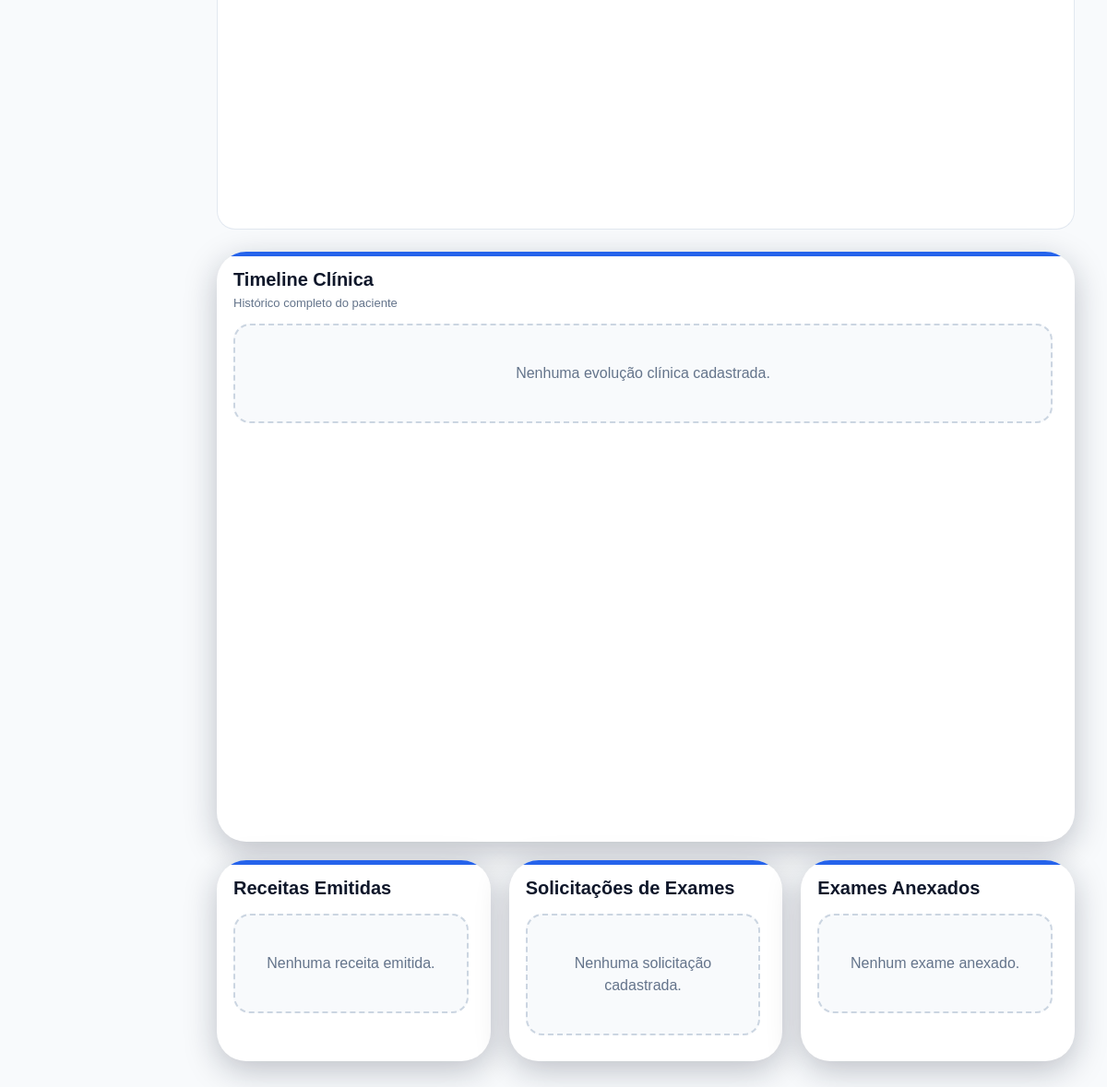
The app's page /pacientes/12/ficha-clinica/ (signed in, lower part), older data.
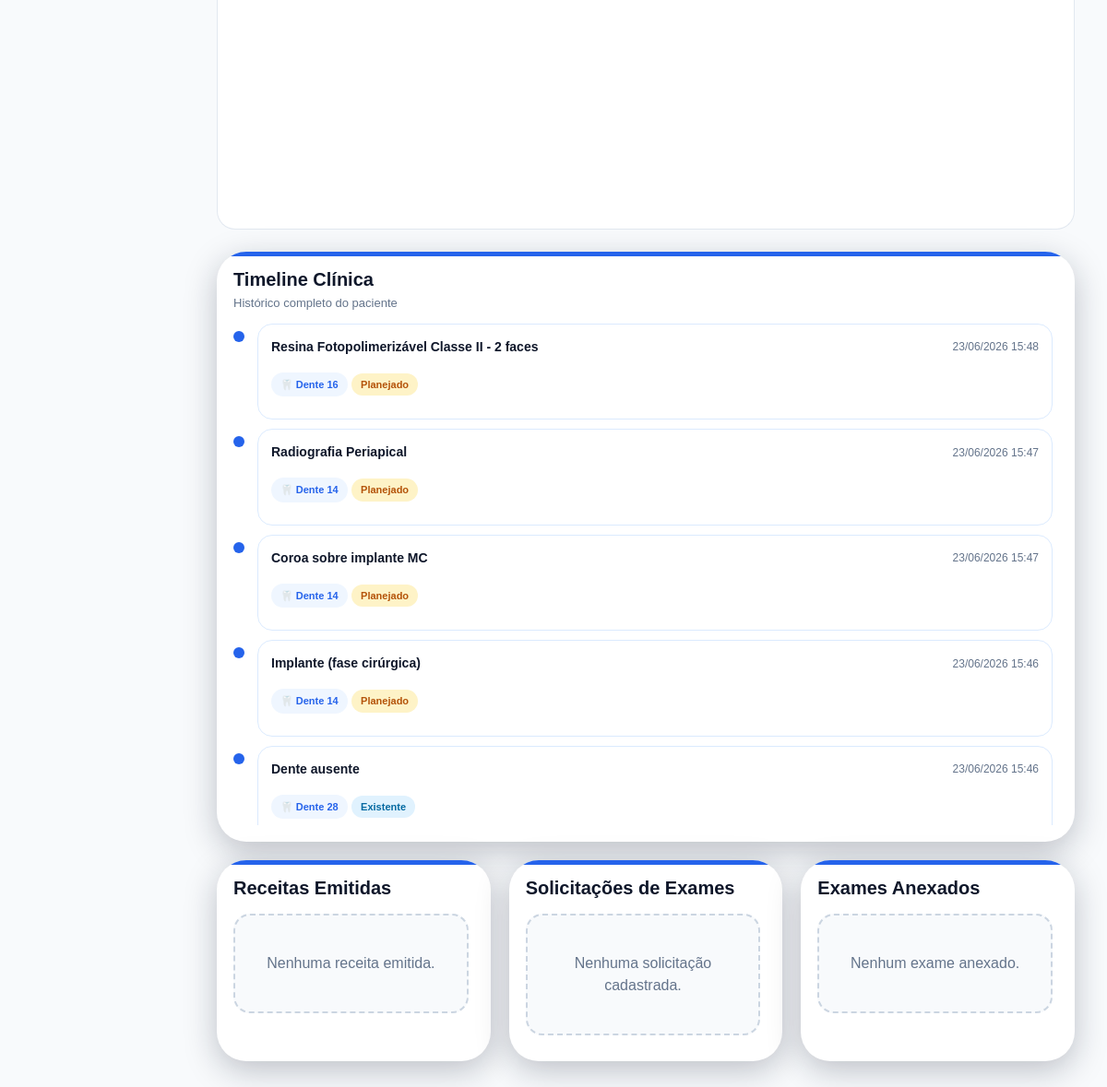
The same page, newer data.
### accounts/models.py (models this page shows, shortened)
class EvolucaoClinica(models.Model):
    STATUS_CHOICES = (
        ('existente', 'Existente'),
        ('planejado', 'Planejado'),
        ('andamento', 'Em Andamento'),
        ('realizado', 'Realizado'),
        ('cancelado', 'Cancelado'),
    )
    paciente = models.ForeignKey(
        Paciente,
        on_delete=models.CASCADE,
        related_name='evolucoes'
    )
    orcamento = models.ForeignKey(
        'Orcamento',
        on_delete=models.SET_NULL,
        null=True,
        blank=True,
        related_name='evolucoes'
    )
    item_orcamento = models.ForeignKey(
        'ItemOrcamento',
        on_delete=models.SET_NULL,
        null=True,
        blank=True,
        related_name='evolucoes'
    )
    dente = models.CharField(
        max_length=10,
        blank=True,
        null=True
    )
    face = models.CharField(
        max_length=20,
        blank=True,
        null=True
    )
    posicao_icone = models.CharField(
        max_length=20,
        blank=True,
        null=True,
        choices=Procedimento.POSICOES
    )
    procedimento = models.ForeignKey(
        Procedimento,
        on_delete=models.SET_NULL,
        null=True,
        blank=True
    )
    status = models.CharField(
        max_length=20,
        choices=STATUS_CHOICES,
        default='planejado'
    )
    descricao = models.TextField(
        blank=True,
        null=True
    )
    criado_em = models.DateTimeField(
        auto_now_add=True
    )
    class Meta:
        ordering = ['-criado_em']

class Procedimento(models.Model):
    CATEGORIAS = [
        ('diagnostico', 'Diagnóstico'),
        ('dentistica', 'Dentística'),
        ('endodontia', 'Endodontia'),
        ('periodontia', 'Periodontia'),
        ('cirurgia', 'Cirurgia'),
        ('protese', 'Prótese'),
        ('implantodontia', 'Implantodontia'),
        ('ortodontia', 'Ortodontia'),
        ('geral', 'Geral')
    ]
    TIPOS = [
        ('dente', 'Por Dente'),
        ('hemiarcada', 'Hemi-Arcada'),
        ('geral', 'Geral'),
        ('cirurgia', 'Cirurgia')
    ]
    POSICOES = [
        ('coroa', 'Coroa'),
        ('raiz', 'Raiz'),
        ('oclusal', 'Oclusal'),
        ('vestibular', 'Vestibular'),
        ('lingual', 'Lingual'),
        ('centro', 'Centro')
    ]
    STATUS = [
        ('realizar', 'A Realizar'),
        ('andamento', 'Em Andamento'),
        ('realizado', 'Realizado'),
        ('cancelado', 'Cancelado'),
        ('reavaliar', 'Reavaliar')
    ]
    nome = models.CharField(
        max_length=255
    )
    categoria = models.CharField(
        max_length=100,
        choices=CATEGORIAS,
        default='geral'
    )
    tipo = models.CharField(
        max_length=50,
        choices=TIPOS,
        default='dente'
    )
    status = models.CharField(
        max_length=30,
        choices=STATUS,
        default='realizar'
    )
    icone = models.CharField(
        max_length=100,
        blank=True,
        null=True
    )
    arquivo_icone = models.CharField(
        max_length=255,
        blank=True,
        null=True
    )
    posicao_icone = models.CharField(
        max_length=30,
        choices=POSICOES,
        default='centro'
    )
    valor_particular = models.DecimalField(
        max_digits=10,
        decimal_places=2,
        default=0
    )
    valor_convenio = models.DecimalField(
        max_digits=10,
        decimal_places=2,
        default=0
    )
    tempo_estimado = models.IntegerField(
        default=60,
        help_text='Tempo em minutos'
    )
    custo_clinico = models.DecimalField(
        max_digits=10,
        decimal_places=2,
        default=0
    )
    ativo = models.BooleanField(
        default=True
    )
    ordem = models.IntegerField(
        default=0
    )
    criado_em = models.DateTimeField(
        auto_now_add=True
    )
    class Meta:
        ordering = ['categoria', 'ordem', 'nome']
        verbose_name = 'Procedimento'
        verbose_name_plural = 'Procedimentos'

### accounts/permissions.py (the view)
        def wrapper(request, *args, **kwargs):
            if not request.user.is_authenticated:
                return redirect('login')
            if not hasattr(request.user, 'perfil'):
                messages.error(
                    request,
                    'Usuário sem perfil definido.'
                )
                return redirect('dashboard')
            if request.user.perfil.tipo_usuario not in perfis:
                messages.error(
                    request,
                    'Você não possui permissão para acessar esta área.'
                )
                return redirect('dashboard')
            return view_func(
                request,
                *args,
                **kwargs
            )

### accounts/permissions.py (called while the page is built)
def perfil_required(*perfis):
    def decorator(view_func):
        def wrapper(request, *args, **kwargs):
            if not request.user.is_authenticated:
                return redirect('login')
            if not hasattr(request.user, 'perfil'):
                messages.error(
                    request,
                    'Usuário sem perfil definido.'
                )
                return redirect('dashboard')
            if request.user.perfil.tipo_usuario not in perfis:
                messages.error(
                    request,
                    'Você não possui permissão para acessar esta área.'
                )
                return redirect('dashboard')
            return view_func(
                request,
                *args,
                **kwargs
            )
        return wrapper
    return decorator

### accounts/templates/accounts/ficha_clinica.html (shortened to what the changed rows need)
{% extends 'accounts/base.html' %}
{% load static %}
{% block content %}
<br>
<div class="linha-inferior">
    <div class="timeline-card timeline-full">
        <div class="timeline-body">
            {% for evolucao in evolucoes %}
            <div class="timeline-item">
                <div class="timeline-dot"></div>
                <div class="timeline-content">
                    <div class="timeline-top">
                        <strong>
                            {% if evolucao.procedimento %}
                            {{ evolucao.procedimento.nome }}
                            {% else %}
                            Atualização Clínica
                            {% endif %}
                        </strong>
                        <span>
                            {{ evolucao.criado_em|date:"d/m/Y H:i" }}
                        </span>
                    </div>
                    {% if evolucao.dente %}
                    <div class="timeline-dente">
                        🦷 Dente {{ evolucao.dente }}
                    </div>
                    {% endif %}
                    <div class="timeline-status timeline-status-{{ evolucao.status }}">
                        {{ evolucao.get_status_display }}
                    </div>
                </div>
            </div>
            {% empty %}
            <div class="empty-timeline">
                Nenhuma evolução clínica cadastrada.
            </div>
            {% endfor %}
        </div>
    </div>
    {% endblock %}

Row changes from the older to the newer data that the page shows:
added EvolucaoClinica: procedimento.nome "Resina Fotopolimerizável Classe II - 2 faces", criado_em "23/06/2026 15:48", dente "16", status "Planejado"
added EvolucaoClinica: procedimento.nome "Radiografia Periapical", criado_em "23/06/2026 15:47", dente "14", status "Planejado"
added EvolucaoClinica: procedimento.nome "Coroa sobre implante MC", criado_em "23/06/2026 15:47", dente "14", status "Planejado"
added EvolucaoClinica: procedimento.nome "Implante (fase cirúrgica)", criado_em "23/06/2026 15:46", dente "14", status "Planejado"
added EvolucaoClinica: procedimento.nome "Dente ausente", criado_em "23/06/2026 15:46", dente "28", status "Existente"
Text that changed along with them:
text no longer shown: "Nenhuma evolução clínica cadastrada."
